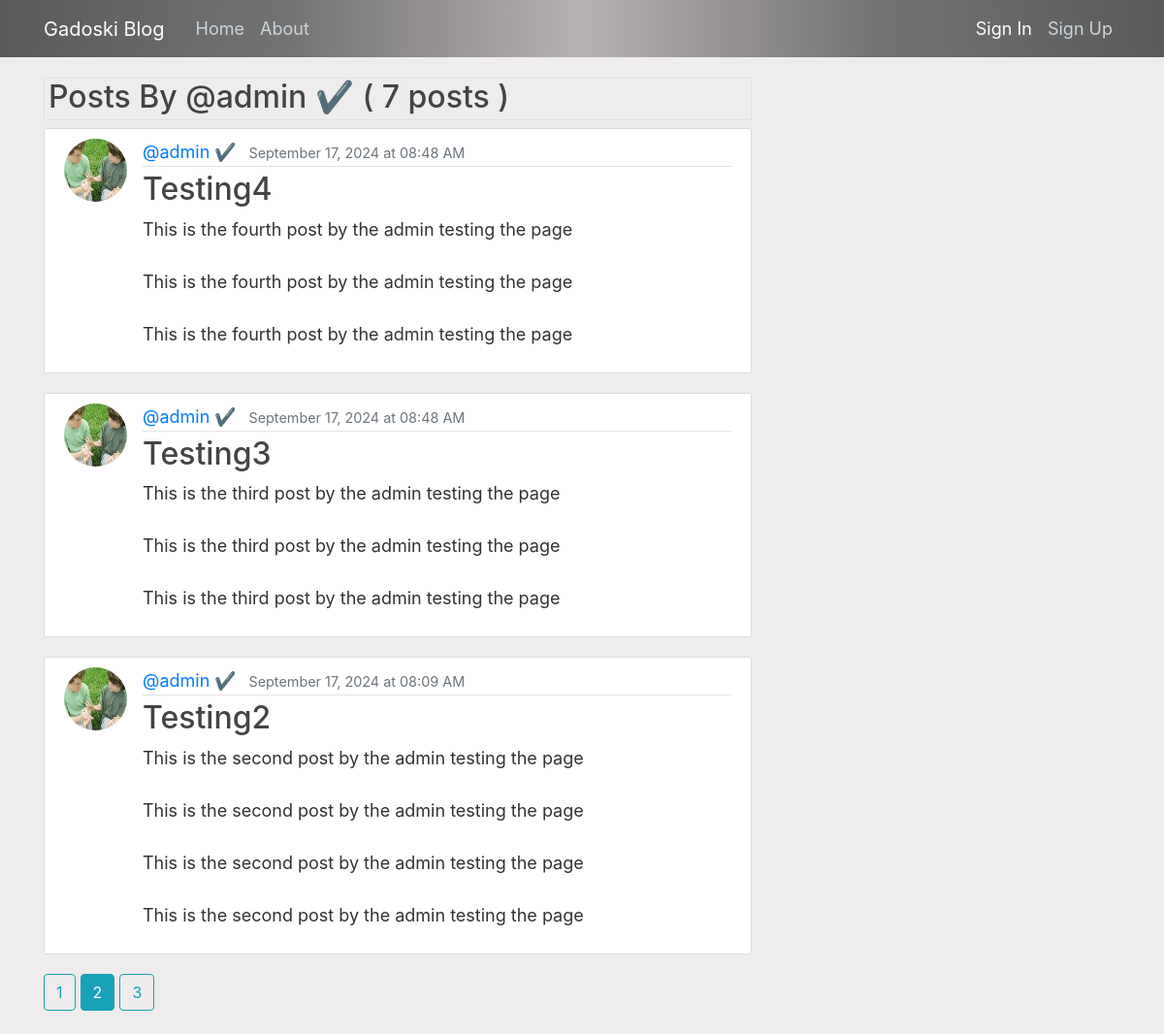
The page /user/admin ✔?page=2 on the database its author committed.
### flaskblog/models.py (models this page shows, shortened)
class User(db.Model, UserMixin):
    id = db.Column(db.Integer, primary_key=True)
    username = db.Column(db.String(22), unique=True, nullable=False)
    email = db.Column(db.String(120), unique=True, nullable=False)
    profile_image = db.Column(db.String(120), nullable=False, default='static/images/default.jpg')
    password = db.Column(db.String(120), nullable=False)
    posts = db.relationship('Post', backref='author', lazy=True)
    bio = db.Column(db.Text, nullable=True)

class Post(db.Model):
    id = db.Column(db.Integer, primary_key=True)
    title = db.Column(db.String(100), nullable=False)
    date_posted = db.Column(db.DateTime, nullable=False, default=datetime.utcnow)
    content = db.Column(db.Text, nullable=False)
    user_id = db.Column(db.Integer, db.ForeignKey('user.id'), nullable=False)

### flaskblog/users/routes.py (the view)
@users.route('/user/<string:username>')
def userPosts(username):
    page = request.args.get('page', 1, type=int)
    user = User.query.filter_by(username=username).first_or_404()
    posts = Post.query.filter_by(author=user).order_by(Post.date_posted.desc()).paginate(page=page, per_page=3)
    return render_template('userPosts.html', posts = posts, user=user)

### flaskblog/templates/userPosts.html
{% extends "layout.html" %}
{% block data %}
  <h2 class="border border-2 border-gray mb-2 pl-1 pb-1">
    Posts By @{{ user.username }} (
    {{ posts.total }} {{ "post" if posts.total == 1 else "posts" }}
    )
  </h2>
{% for post in posts.items %}
<article class="media content-section">
  <img
    class="rounded-circle article-img"
    src="{{ url_for('static', filename='images/' + post.author.profile_image) }}"
    alt="Profile Picture"
  />
  <div class="media-body">
    <div class="article-metadata">
      <a class="mr-2" href="{{ url_for('users.userPosts', username=post.author.username) }}">@{{ post.author.username }}</a>
      <small class="text-secondary"
        >{{ post.date_posted.strftime('%B %d, %Y at %H:%M %p')
        }}</small
      >
    </div>
    <h2>
      <a class="article-title" href="{{ url_for('posts.post', post_id=post.id) }}"
        >{{ post.title }}</a
      >
    </h2>
    <p class="article-content">{{ post.content }}</p>
  </div>
</article>
{% endfor %}
{% for page_num in posts.iter_pages(left_edge=1, right_edge=1, left_current=2, right_current=2) %}
  {% if page_num %}
    {% if posts.page == page_num %}
      <a class="btn btn-info mb-4" href="{{ url_for('users.userPosts', username=user.username, page=page_num) }}">{{ page_num }}</a>
    {% else %}
      <a class="btn btn-outline-info mb-4" href="{{ url_for('users.userPosts', username=user.username, page=page_num) }}">{{ page_num }}</a>
    {% endif %}
  {% else %}
    ...
  {% endif %}
{% endfor %}
{% endblock data %}

### flaskblog/static/main.css (style rules this page uses)
body { background: #eeecec; color: #333333; margin-top: 5rem; }
h1, h2, h3, h4, h5, h6 { color: #444444; }
.content-section { background: #ffffff; padding: 10px 20px; border: 1px solid #dddddd; border-radius: 3px; margin-bottom: 20px; }
.article-title { color: #444444; }
.article-content { white-space: pre-line; }
.article-img { height: 65px; width: 65px; margin-right: 16px; }
.article-metadata { padding-bottom: 1px; margin-bottom: 4px; border-bottom: 1px solid #e3e3e3 }

### flaskblog/static/styles.css (style rules this page uses)
body { font-size: 18px; }

### rows shown on the page
User: username "admin ✔"
Post: profile_image (picture), author.username "admin ✔", date_posted "September 17, 2024 at 08:48 AM", title "Testing4", content "This is the fourth post by the admin testing the page This is the fourth post by the admin testing the page This is the fourth post by the admin testing the page"
Post: profile_image (picture), author.username "admin ✔", date_posted "September 17, 2024 at 08:48 AM", title "Testing3", content "This is the third post by the admin testing the page This is the third post by the admin testing the page This is the third post by the admin testing the page"
Post: profile_image (picture), author.username "admin ✔", date_posted "September 17, 2024 at 08:09 AM", title "Testing2", content "This is the second post by the admin testing the page This is the second post by the admin testing the page This is the second post by the admin testing the page This is the second post by the admin testing the page"

### other values the page prints
{{ posts.total }} "7"
{{ "post" if posts.total == 1 else "posts" }} "posts"
{{ page_num }} "1" "3"
{{ page_num }} "2"
